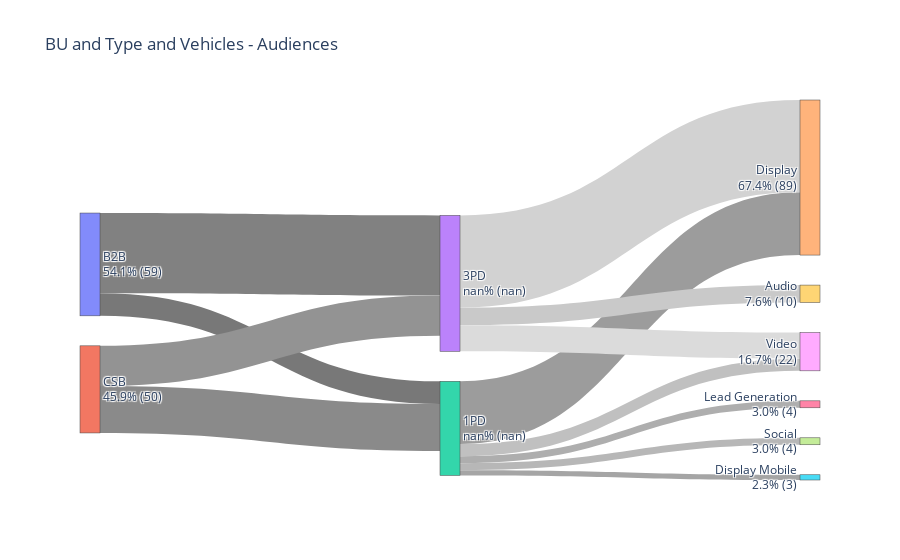
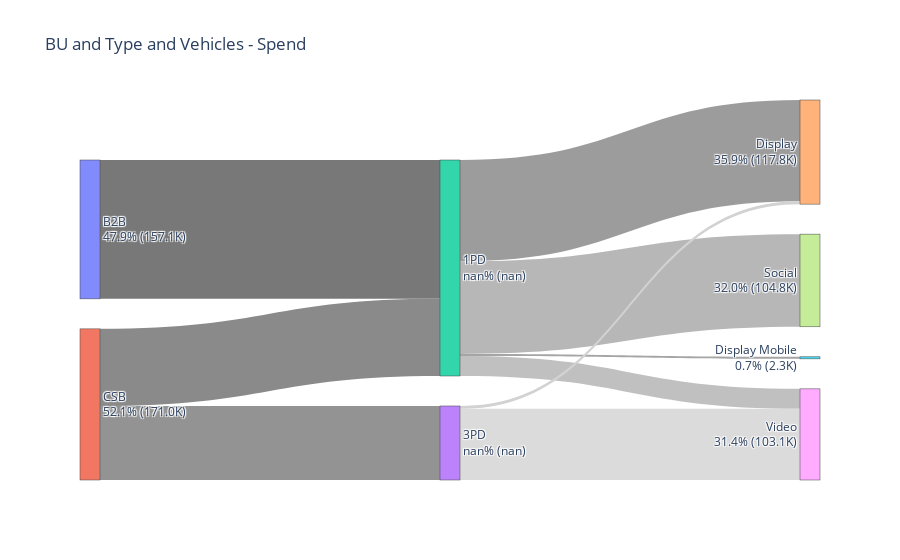
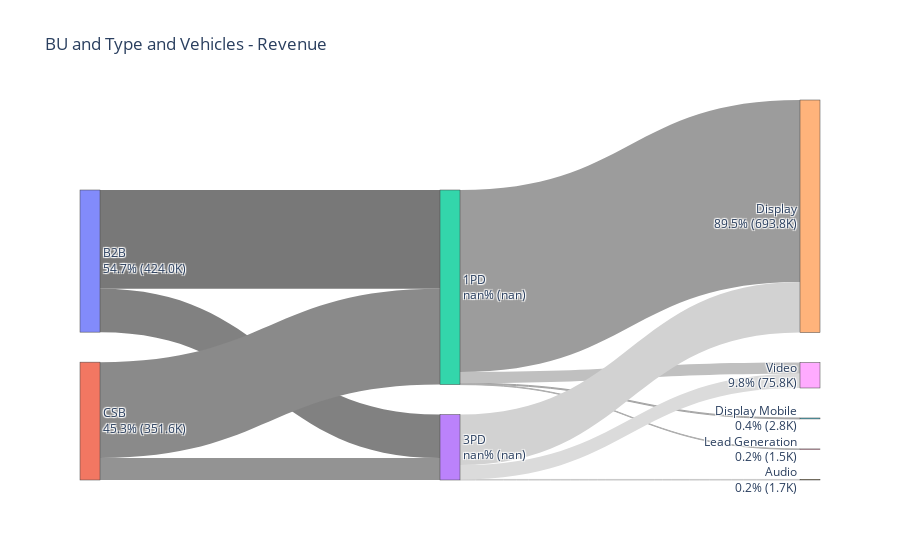

Notebook code for these charts, in order:
### Markdown cell above
<h2>Bu | Type | Vehicle (by Dell)</h2>

### Code cell
bu_audiencetype_vehicle_sankey_plot(df,'Segment ID',True, 'BU and Type and Vehicles - Audiences')
bu_audiencetype_vehicle_sankey_plot(df,'Spend',True, 'BU and Type and Vehicles - Spend')
bu_audiencetype_vehicle_sankey_plot(df,'Net Rev', True, 'BU and Type and Vehicles - Revenue')

### Figure 1 — Plotly figure (JSON) as saved in the notebook; plotly's stock layout.template omitted (floating-point values rounded to 4 significant figures)
{"data": [{"arrangement": "snap", "link": {"color": ["#787878", "#818181", "#8A8A8A", "#939393", "#9C9C9C", "#A5A5A5", "#AEAEAE", "#B7B7B7", "#C0C0C0", "#C9C9C9", "#D2D2D2", "#DBDBDB"], "source": [0, 0, 1, 1, 2, 2, 2, 2, 2, 3, 3, 3], "target": [2, 3, 2, 3, 4, 5, 6, 7, 8, 9, 4, 8], "value": [13, 46, 27, 23, 36, 3, 4, 4, 7, 10, 53, 15]}, "node": {"label": ["B2B<br>54.1% (59)", "CSB<br>45.9% (50)", "1PD<br>nan% (nan)", "3PD<br>nan% (nan)", "Display<br>67.4% (89)", "Display Mobile<br>2.3% (3)", "Lead Generation<br>3.0% (4)", "Social<br>3.0% (4)", "Video<br>16.7% (22)", "Audio<br>7.6% (10)"], "pad": 30, "thickness": 20}, "type": "sankey"}], "layout": {"title": {"text": "BU and Type and Vehicles - Audiences"}}}

### Figure 2 — Plotly figure (JSON) as saved in the notebook; plotly's stock layout.template omitted (floating-point values rounded to 4 significant figures)
{"data": [{"arrangement": "snap", "link": {"color": ["#787878", "#818181", "#8A8A8A", "#939393", "#9C9C9C", "#A5A5A5", "#AEAEAE", "#B7B7B7", "#C0C0C0", "#C9C9C9", "#D2D2D2", "#DBDBDB"], "source": [0, 0, 1, 1, 2, 2, 2, 2, 2, 3, 3, 3], "target": [2, 3, 2, 3, 4, 5, 6, 7, 8, 9, 4, 8], "value": [157100.0, 0, 87260.0, 83740.0, 114600.0, 2344.0, 0, 104800.0, 22600.0, 0, 3224.0, 80520.0]}, "node": {"label": ["B2B<br>47.9% (157.1K)", "CSB<br>52.1% (171.0K)", "1PD<br>nan% (nan)", "3PD<br>nan% (nan)", "Display<br>35.9% (117.8K)", "Display Mobile<br>0.7% (2.3K)", "Lead Generation<br>0.0% (0)", "Social<br>32.0% (104.8K)", "Video<br>31.4% (103.1K)", "Audio<br>0.0% (0)"], "pad": 30, "thickness": 20}, "type": "sankey"}], "layout": {"title": {"text": "BU and Type and Vehicles - Spend"}}}

### Figure 3 — Plotly figure (JSON) as saved in the notebook; plotly's stock layout.template omitted (floating-point values rounded to 4 significant figures)
{"data": [{"arrangement": "snap", "link": {"color": ["#787878", "#818181", "#8A8A8A", "#939393", "#9C9C9C", "#A5A5A5", "#AEAEAE", "#B7B7B7", "#C0C0C0", "#C9C9C9", "#D2D2D2", "#DBDBDB"], "source": [0, 0, 1, 1, 2, 2, 2, 2, 2, 3, 3, 3], "target": [2, 3, 2, 3, 4, 5, 6, 7, 8, 9, 4, 8], "value": [294600.0, 129400.0, 285800.0, 65750.0, 543100.0, 2839.0, 1509.0, 0, 33040.0, 1673.0, 150700.0, 42730.0]}, "node": {"label": ["B2B<br>54.7% (424.0K)", "CSB<br>45.3% (351.6K)", "1PD<br>nan% (nan)", "3PD<br>nan% (nan)", "Display<br>89.5% (693.8K)", "Display Mobile<br>0.4% (2.8K)", "Lead Generation<br>0.2% (1.5K)", "Social<br>0.0% (0)", "Video<br>9.8% (75.8K)", "Audio<br>0.2% (1.7K)"], "pad": 30, "thickness": 20}, "type": "sankey"}], "layout": {"title": {"text": "BU and Type and Vehicles - Revenue"}}}
